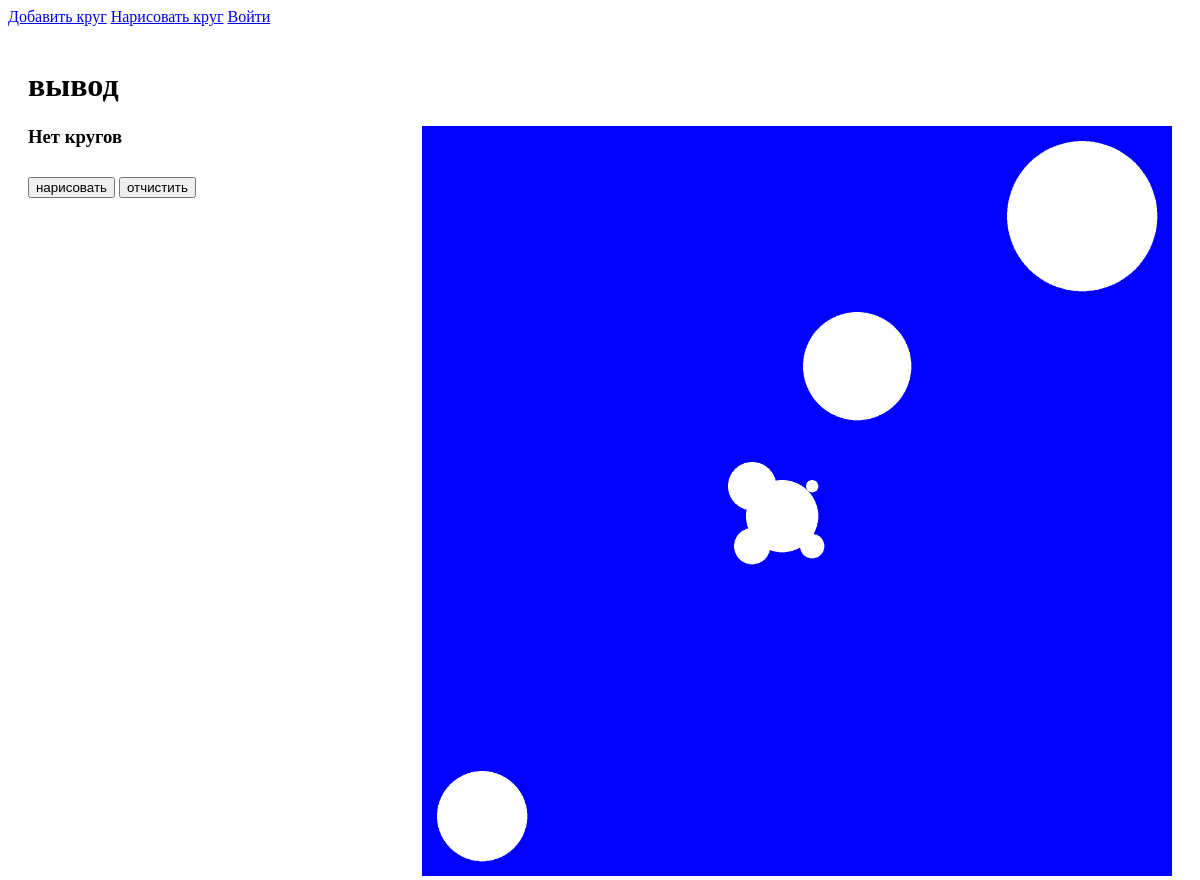
/result, run on an earlier commit of the app's database.
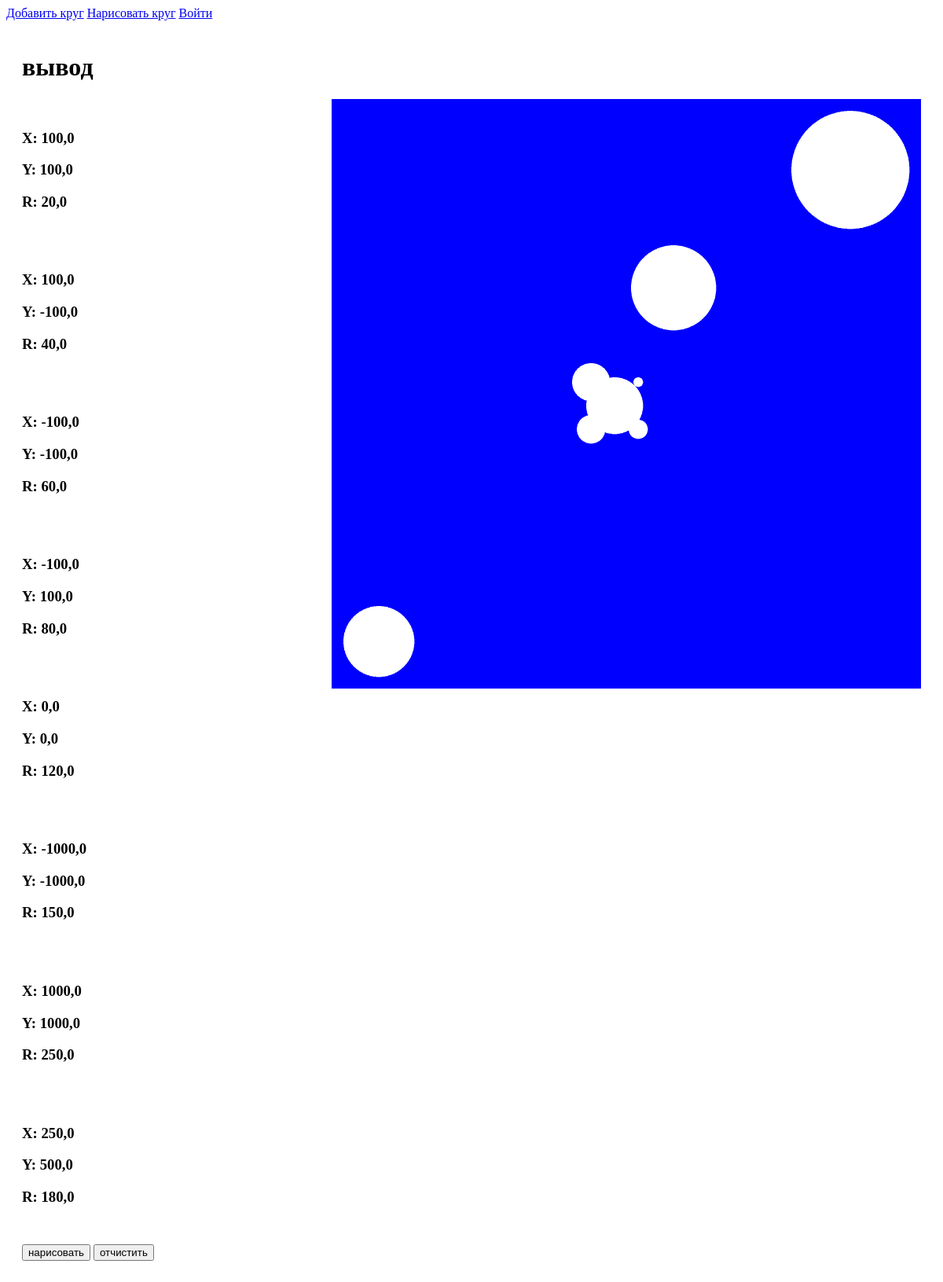
And on a later commit of the database.
### main/models.py (models this page shows)
class Circle(models.Model):
    x = models.FloatField('Координата X', max_length=10)
    y = models.FloatField('Координата Y', max_length=10)
    r = models.FloatField('Радиус окружности', max_length=10)

### main/views.py (the view, shortened to what this page needs)
# urls.py: path('result', views.result, name='result'),
def result(request):
    needToUpload = False
    circles = Circle.objects.all()
    return render(request, 'main/result.html', {'title': 'Вывод', 'circles': circles})

### main/templates/main/result.html (shortened to what this page needs)
{% extends 'main/base.html'%}
{% block content %}
    <h1>вывод</h1>
    <div style=" float: right">
        <img src="/static/main/circles.png" alt="" width="750" id="circles" >
    </div >
    {% if circles %}
        {% for el in circles %}
            <div style="padding: 20px 0px">
                <h3> X: {{ el.x }}</h3>
                <h3> Y: {{ el.y }}</h3>
                <h3> R: {{ el.r }}</h3>
            </div>
        {% endfor %}
    {%else%}
        <h3>Нет кругов</h3>
    {%endif%}
     <form method='post'>
        <button type="submit" style="margin: 10px 0px" name="_paint" >нарисовать</button>
        <button type="submit" style="margin: 10px 0px" name ="_clear">отчистить</button>
    </form>
{% endblock %}

### main/templates/main/base.html (shortened to what this page needs)
<!doctype html>
<html lang="ru">
<head>
</head>
<body>
    <a href="{% url 'home' %}">Добавить круг</a>
    <a href="{% url 'result' %}">Нарисовать круг</a>
    {% if user.is_authenticated%}
        <a href="{% url 'account_logout' %}">Выйти</a>
        {%else%}
        <a href="{% url 'account_login' %}">Войти</a>
        {%endif%}
    <div style="padding: 20px">{% block content %}{% endblock %}</div>
</body>
</html>

What changed in the data, as far as the page shows it:
added Circle: x "100,0", y "100,0", r "20,0"
added Circle: x "100,0", y "-100,0", r "40,0"
added Circle: x "-100,0", y "-100,0", r "60,0"
added Circle: x "-100,0", y "100,0", r "80,0"
added Circle: x "0,0", y "0,0", r "120,0"
added Circle: x "-1000,0", y "-1000,0", r "150,0"
added Circle: x "1000,0", y "1000,0", r "250,0"
added Circle: x "250,0", y "500,0", r "180,0"
Also different on the page:
text no longer shown: "Нет кругов"
